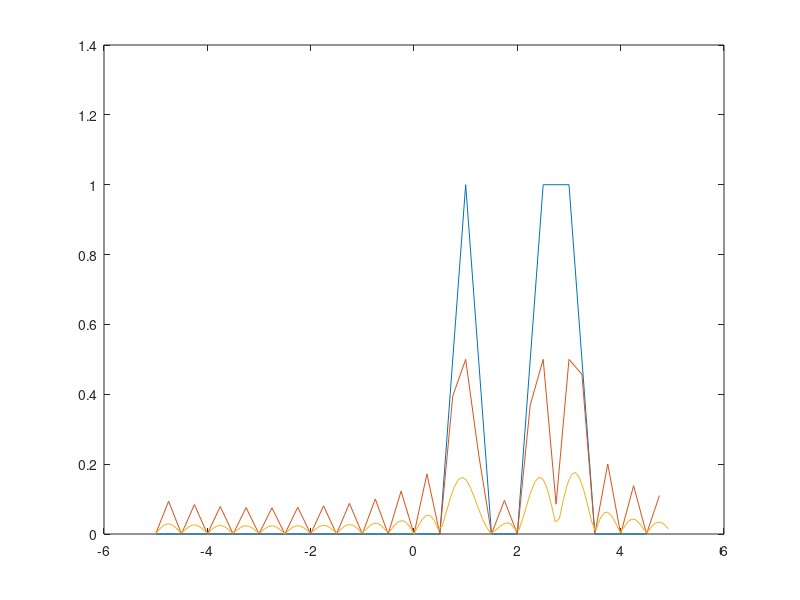

Write MATLAB code to recreate this figure. (Note: this script raises an error after producing the figure.)
clear; clc; close all;
%%
F1 = 1;
F2 = 2.5;
F3 = 3;

fs = 10;
ts = 1/fs;
N = 20;

t = (0:N-1)*ts;
x = exp(1j*2*pi*F1*t) + exp(1j*2*pi*F2*t) + exp(1j*2*pi*F3*t);

figure(1)
K1 = 20;
f1 = ((0:K1-1)/K1 - 1/2)*fs;
X1 = fftshift(fft(x,K1)/K1);

K2 = 40;
f2 = ((0:K2-1)/K2 - 1/2)*fs;
X2 = fftshift(fft(x,K2)/K2);

K3 = 128;
f3 = ((0:K3-1)/K3 - 1/2)*fs;
X3 = fftshift(fft(x,K3)/K3);

plot(f1, abs(X1));
hold on
plot(f2, abs(X2));
plot(f3, abs(X3));
vline([F1 F2 F3])
xlabel('Frequency (Hz)')
ylabel('Amplitude')
grid on